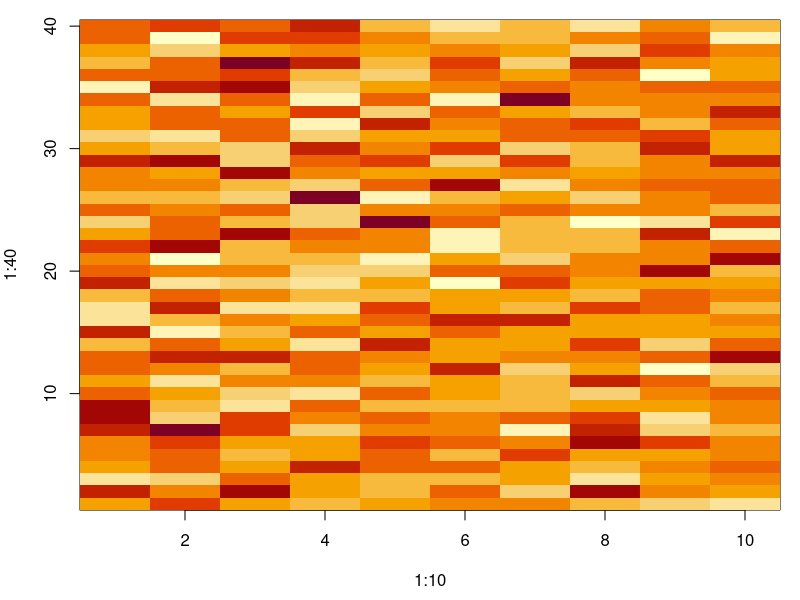
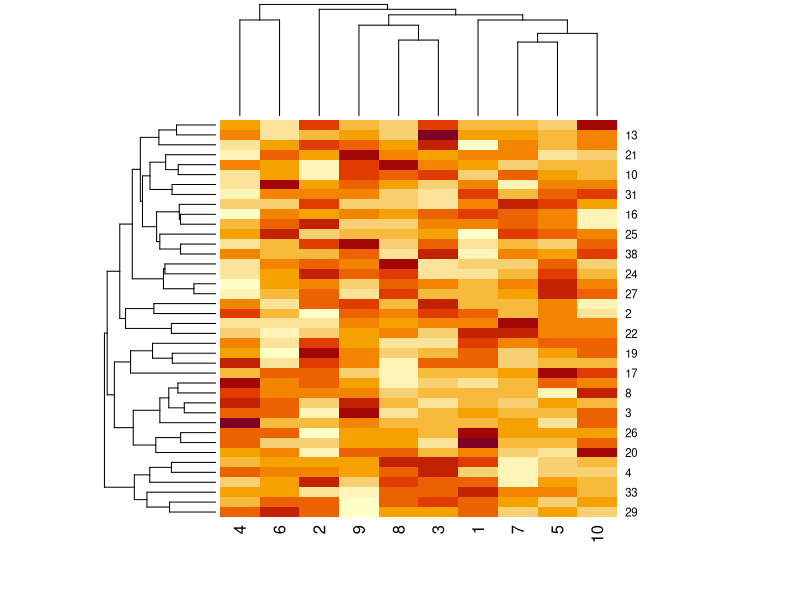
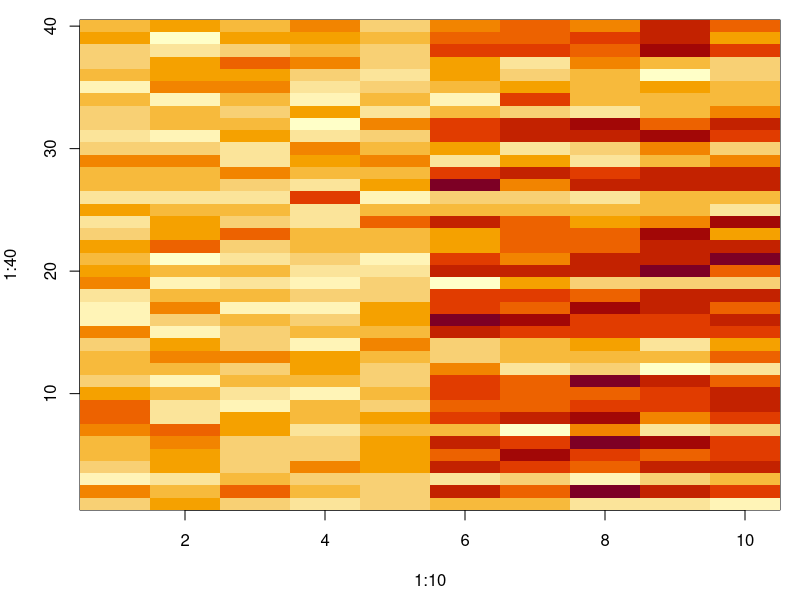
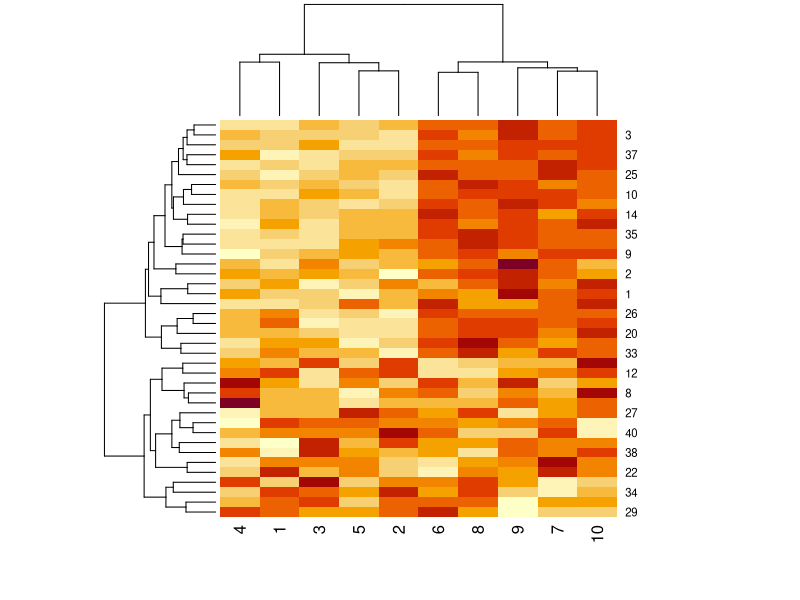
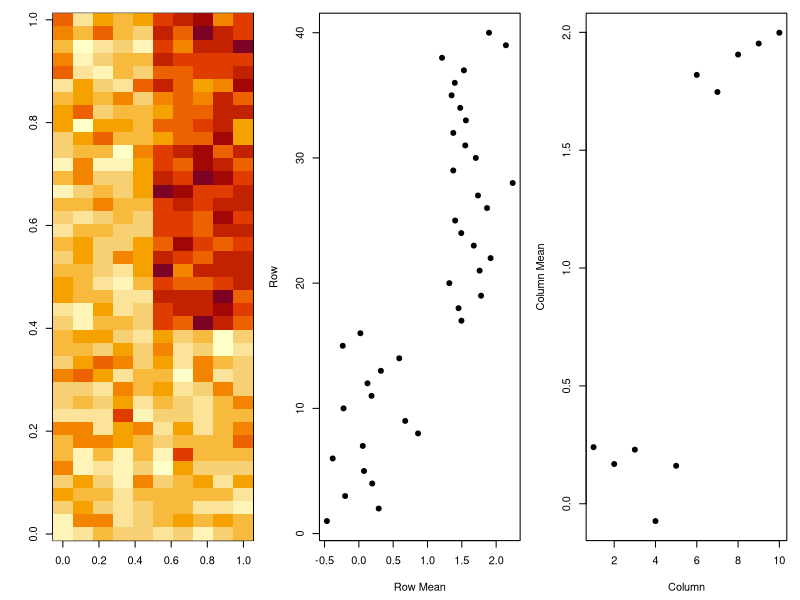
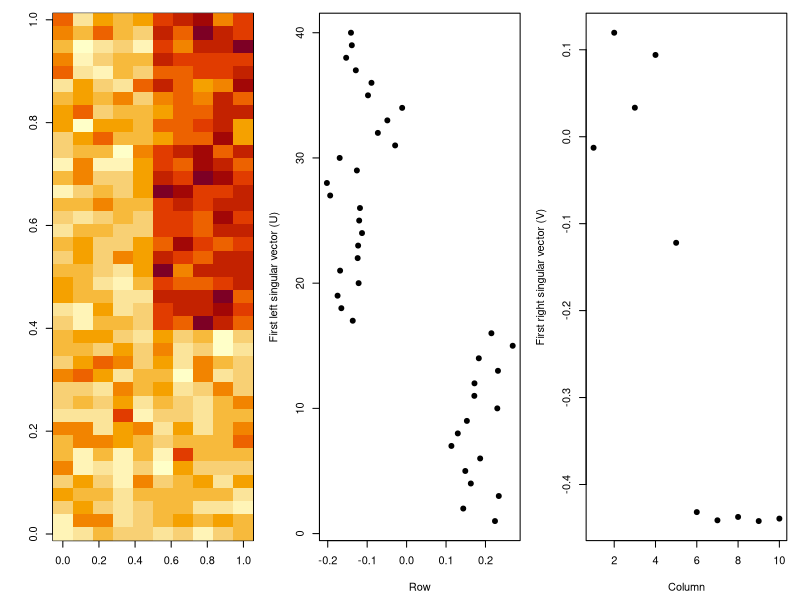
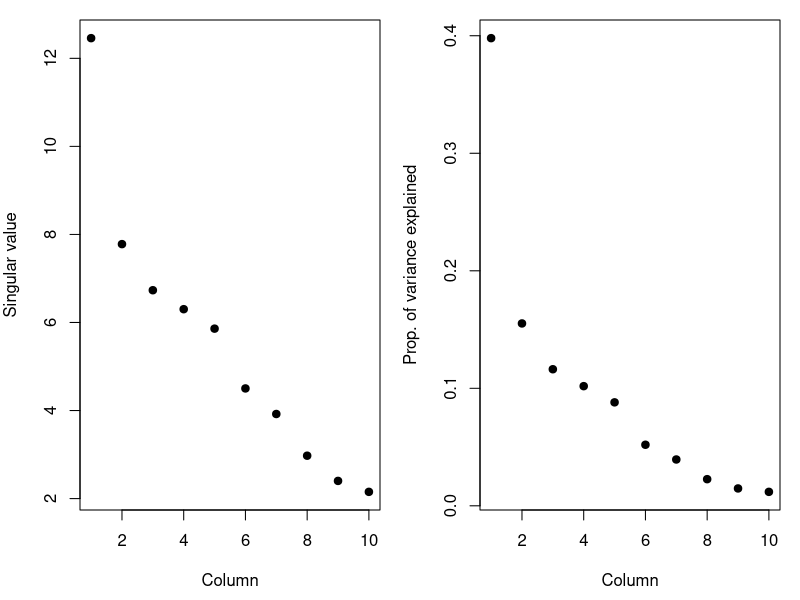

Here is the R script that generated these plots, in order:
## ---- chunk 1
set.seed(12345)
my.parmar = par()$mar #to further restore default values default
par(mar=c(4.5,4,1,1))
dataMatrix <- matrix(rnorm(400), nrow = 40)
image(1:10, 1:40, t(dataMatrix)[, nrow(dataMatrix):1])
par(my.parmar)   #restore default values
## ---- chunk 2
heatmap(dataMatrix)
## ---- chunk 3
set.seed(678910)
for (i in 1:40) {
    # flip a coin
    coinFlip <- rbinom(1, size = 1, prob = 0.5)
    # if coin is heads add a common pattern to that row
    if (coinFlip) {
        dataMatrix[i, ] <- dataMatrix[i, ] + rep(c(0, 3), each = 5)
    }
}
## ---- chunk 4
image(1:10, 1:40, t(dataMatrix)[, nrow(dataMatrix):1])
## ---- chunk 5
heatmap(dataMatrix)
## ---- chunk 6
hh <- hclust(dist(dataMatrix))
dataMatrixOrdered <- dataMatrix[hh$order, ]
par(mfrow = c(1, 3))

## Complete data
image(t(dataMatrixOrdered)[, nrow(dataMatrixOrdered):1])

## Show the row means
plot(rowMeans(dataMatrixOrdered), 40:1, , xlab = "Row Mean", ylab = "Row", pch = 19)

## Show the column means
plot(colMeans(dataMatrixOrdered), xlab = "Column", ylab = "Column Mean", pch = 19)
## ---- chunk 7
svd1 <- svd(scale(dataMatrixOrdered))
par(mfrow = c(1, 3))
image(t(dataMatrixOrdered)[, nrow(dataMatrixOrdered):1])
plot(svd1$u[, 1], 40:1, , xlab = "Row", ylab = "First left singular vector (U)", 
    pch = 19)
plot(svd1$v[, 1], xlab = "Column", ylab = "First right singular vector (V)", pch = 19)
## ---- chunk 8
par(mfrow = c(1, 2))

## Raw singular values (uninterpretable scale)
plot(svd1$d, xlab = "Column", ylab = "Singular value", pch = 19)

## Complete data (proportion of the variance explained)
plot(svd1$d^2/sum(svd1$d^2), xlab = "Column", ylab = "Prop. of variance explained", 
    pch = 19)
